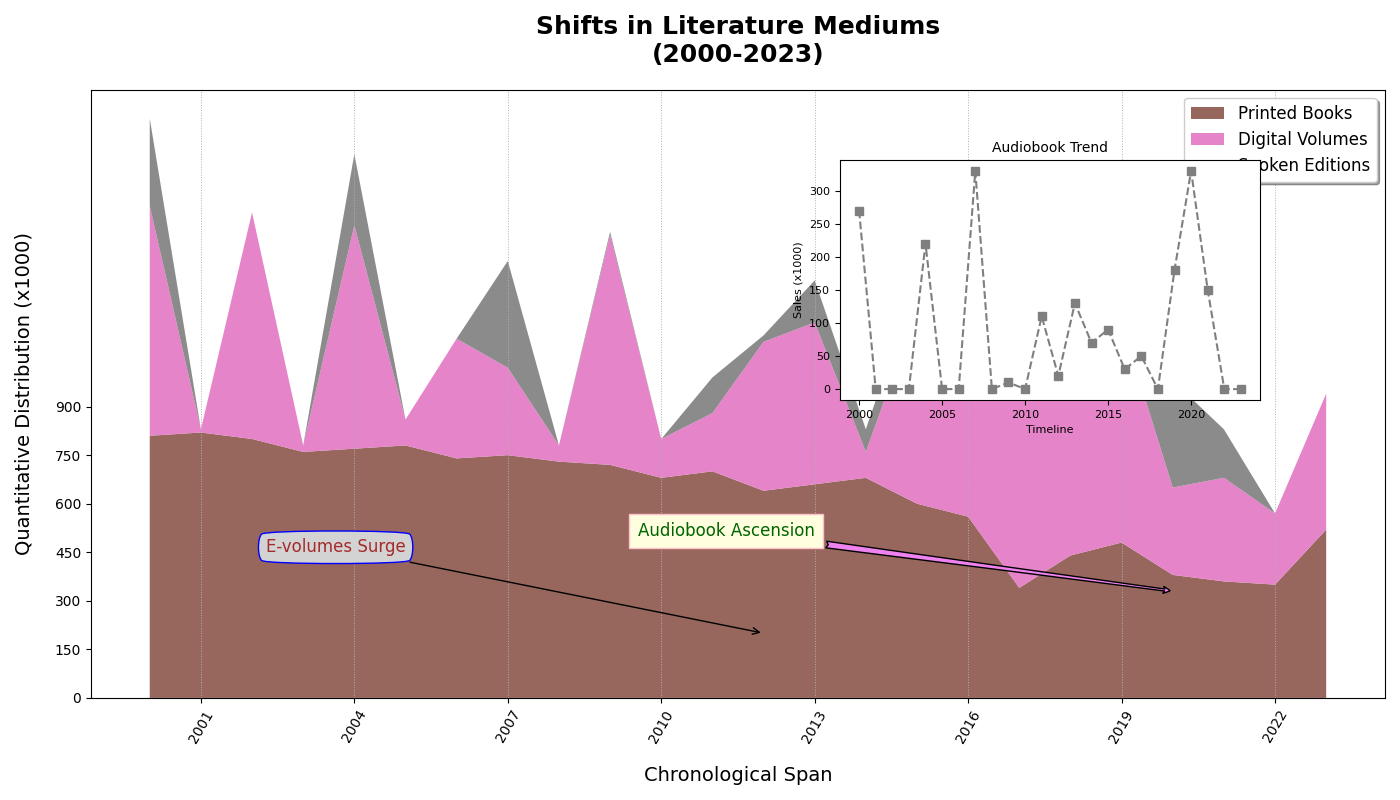

Reproduce this figure in Python.
import matplotlib.pyplot as plt
import numpy as np

years = np.arange(2000, 2024)
traditional_books_sales = [810, 820, 800, 760, 770, 780, 740, 750, 730, 720, 680, 700, 640, 660, 680, 600, 560, 340, 440, 480, 380, 360, 350, 520]
e_books_sales = [710, 10, 700, 20, 690, 80, 370, 270, 50, 710, 120, 180, 460, 500, 80, 600, 620, 640, 660, 680, 270, 320, 220, 420]
audiobooks_sales = [270, 0, 0, 0, 220, 0, 0, 330, 0, 10, 0, 110, 20, 130, 70, 90, 30, 50, 0, 180, 330, 150, 0, 0]

sales_data = np.vstack([traditional_books_sales, e_books_sales, audiobooks_sales])

fig, ax = plt.subplots(figsize=(14, 8))
colors = ['#8c564b', '#e377c2', '#7f7f7f']

ax.stackplot(years, sales_data, labels=['Printed Books', 'Digital Volumes', 'Spoken Editions'], 
             colors=colors, alpha=0.9, linestyle='-.')

plt.title('Shifts in Literature Mediums\n(2000-2023)', fontsize=18, fontweight='bold', pad=20)
plt.xlabel('Chronological Span', fontsize=14, labelpad=15)
plt.ylabel('Quantitative Distribution (x1000)', fontsize=14, labelpad=15)

plt.xticks(years[1::3], rotation=60)
plt.yticks(np.arange(0, 901, 150))
plt.grid(axis='x', linestyle=':', linewidth=0.7)

plt.legend(loc='upper right', fontsize=12, frameon=True, shadow=True, fancybox=True)

ax.annotate('E-volumes Surge', xy=(2012, 200), xytext=(2005, 450),
            bbox=dict(boxstyle='round4,pad=0.5', edgecolor='blue', facecolor='lightgray'),
            arrowprops=dict(facecolor='red', arrowstyle='->'),
            fontsize=12, color='brown', ha='right')

ax.annotate('Audiobook Ascension', xy=(2020, 330), xytext=(2013, 500),
            bbox=dict(boxstyle='square,pad=0.5', edgecolor='pink', facecolor='lightyellow'),
            arrowprops=dict(facecolor='violet', arrowstyle='fancy'),
            fontsize=12, color='darkgreen', ha='right')

plt.tight_layout()

left, bottom, width, height = [0.6, 0.5, 0.3, 0.3]
ax_inset = fig.add_axes([left, bottom, width, height])
ax_inset.plot(years, audiobooks_sales, marker='s', color='#7f7f7f', linestyle='--')
ax_inset.set_title('Audiobook Trend', fontsize=10)
ax_inset.set_xlabel('Timeline', fontsize=8)
ax_inset.set_ylabel('Sales (x1000)', fontsize=8)
ax_inset.tick_params(axis='both', which='major', labelsize=8)

plt.show()
